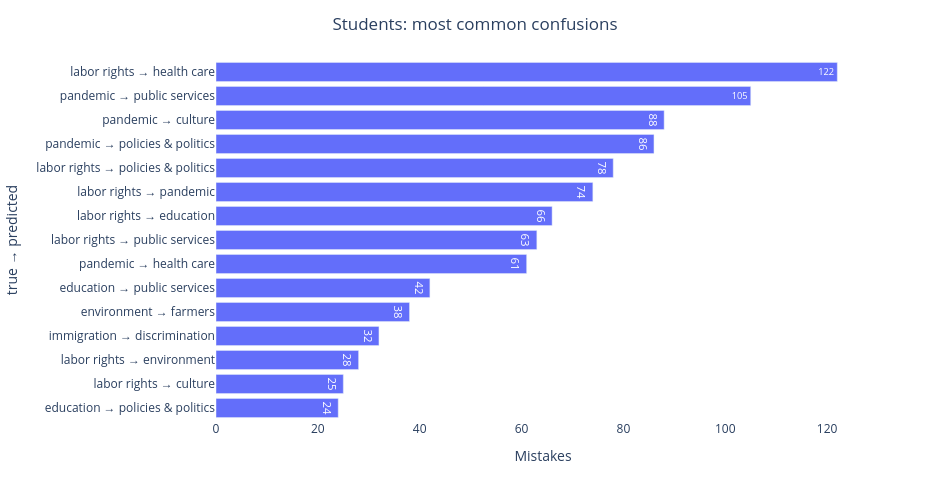

The cell this chart's notebook holds for it:
### Markdown cell above
Most common `true → predicted` confusions for the student predictions.

### Code cell
pairs = top_confusions(students_mistakes)
fig = px.bar(pairs[::-1], x='count', y='pair', orientation='h', text='count',
             labels={'count': 'Mistakes', 'pair': 'true → predicted'})
fig.update_layout(title={'text': 'Students: most common confusions', 'x': 0.5},
                  plot_bgcolor='white', width=950, height=500)
fig.show()

### Figure 1 — Plotly figure (JSON) as saved in the notebook; plotly's stock layout.template omitted (floating-point values rounded to 4 significant figures)
{"data": [{"hovertemplate": "Mistakes=%{text}<br>true → predicted=%{y}<extra></extra>", "legendgroup": "", "marker": {"color": "#636efa", "pattern": {"shape": ""}}, "name": "", "orientation": "h", "showlegend": false, "text": [24.0, 25.0, 28.0, 32.0, 38.0, 42.0, 61.0, 63.0, 66.0, 74.0, 78.0, 86.0, 88.0, 105.0, 122.0], "textposition": "auto", "type": "bar", "x": [24, 25, 28, 32, 38, 42, 61, 63, 66, 74, 78, 86, 88, 105, 122], "xaxis": "x", "y": ["education → policies & politics", "labor rights → culture", "labor rights → environment", "immigration → discrimination", "environment → farmers", "education → public services", "pandemic → health care", "labor rights → public services", "labor rights → education", "labor rights → pandemic", "labor rights → policies & politics", "pandemic → policies & politics", "pandemic → culture", "pandemic → public services", "labor rights → health care"], "yaxis": "y"}], "layout": {"barmode": "relative", "height": 500, "legend": {"tracegroupgap": 0}, "margin": {"t": 60}, "plot_bgcolor": "white", "title": {"text": "Students: most common confusions", "x": 0.5}, "width": 950, "xaxis": {"anchor": "y", "domain": [0, 1], "title": {"text": "Mistakes"}}, "yaxis": {"anchor": "x", "domain": [0, 1], "title": {"text": "true → predicted"}}}}
